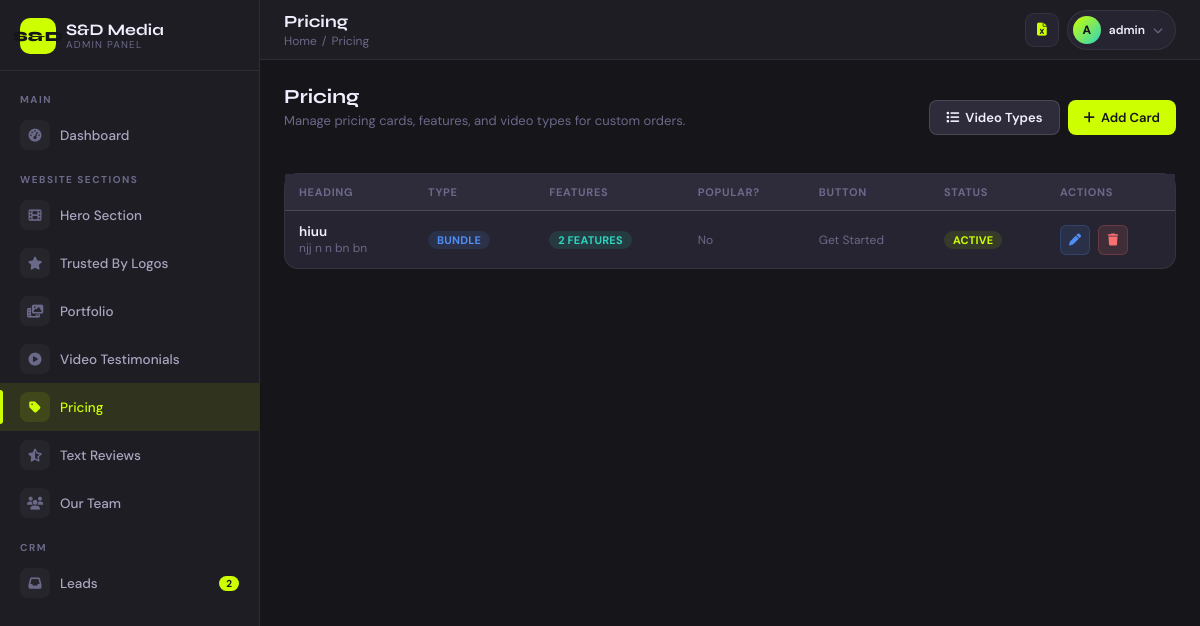
Screenshot of /cadmin/pricing/ (signed in) with the database file from the repository.
### core/models.py (models this page shows, shortened)
class PricingCard(models.Model):
    card_type = models.CharField(max_length=20, choices=CARD_TYPE_CHOICES, unique=True)
    heading = models.CharField(max_length=200)
    subheading = models.CharField(max_length=200, blank=True)
    button_label = models.CharField(max_length=50, default='Get Started')
    is_most_popular = models.BooleanField(default=False)
    is_active = models.BooleanField(default=True)
    order = models.PositiveIntegerField(default=0)
    class Meta:
        verbose_name = "Pricing Card"
        verbose_name_plural = "Pricing Cards"
        ordering = ['order']

### core/cadmin_views.py (the view)
# urls.py: path('pricing/',               v.pricing_list,   name='pricing_list'),
@cadmin_required
def pricing_list(request): return _list_view(request, PricingCard, 'custom_admin/pricing_list.html')

### core/cadmin_views.py (called while the page is built)
def is_staff(user):
    return user.is_authenticated and (user.is_staff or user.is_superuser)

def _base_ctx():
    return {'lead_count': Lead.objects.count()}

def _list_view(request, model, template, extra=None):
    qs = model.objects.all()
    paginator = Paginator(qs, 20)
    page = paginator.get_page(request.GET.get('page', 1))
    ctx = {**_base_ctx(), 'objects': page.object_list, 'page_obj': page, 'is_paginated': page.has_other_pages()}
    if extra: ctx.update(extra)
    return render(request, template, ctx)

### templates/custom_admin/pricing_list.html (shortened to what this page needs)
{% extends "custom_admin/base.html" %}
{% block page_title %}Pricing{% endblock %}
{% block breadcrumb %}<span class="sep">/</span> Pricing{% endblock %}
{% block content %}
<div style="display:flex;align-items:center;justify-content:space-between;margin-bottom:22px">
  <div><h2 class="section-title">Pricing</h2><p class="section-sub">Manage pricing cards, features, and video types for custom orders.</p></div>
  <div class="flex gap-2">
    <a href="{% url 'cadmin:video_type_list' %}" class="btn btn-secondary"><i class="fa-solid fa-list"></i> Video Types</a>
    <a href="{% url 'cadmin:pricing_add' %}" class="btn btn-primary"><i class="fa-solid fa-plus"></i> Add Card</a>
  </div>
</div>
<div class="card" style="padding:0;margin-bottom:24px">
{% if objects %}
<div class="table-wrap"><table>
  <thead><tr><th>Heading</th><th>Type</th><th>Features</th><th>Popular?</th><th>Button</th><th>Status</th><th>Actions</th></tr></thead>
  <tbody>
  {% for obj in objects %}
  <tr>
    <td><div style="font-weight:600">{{ obj.heading }}</div><div class="text-muted">{{ obj.subheading|truncatechars:40 }}</div></td>
    <td>
      {% if obj.card_type == 'bundle' %}<span class="badge badge-blue">Bundle</span>
      {% elif obj.card_type == 'custom' %}<span class="badge badge-green">Custom</span>
      {% else %}<span class="badge badge-purple">Dedicated</span>{% endif %}
    </td>
    <td><span class="badge badge-teal">{{ obj.features.count }} features</span></td>
    <td>{% if obj.is_most_popular %}<span class="badge badge-orange"><i class="fa-solid fa-star"></i> Yes</span>{% else %}<span class="text-muted">No</span>{% endif %}</td>
    <td class="text-muted">{{ obj.button_label }}</td>
    <td>{% if obj.is_active %}<span class="badge badge-green">Active</span>{% else %}<span class="badge" style="background:var(--bg3);color:var(--text3)">Off</span>{% endif %}</td>
    <td><div class="flex gap-2">
      <a href="{% url 'cadmin:pricing_edit' obj.pk %}" class="btn btn-blue btn-sm btn-icon"><i class="fa-solid fa-pen"></i></a>
      <button onclick="confirmDelete('{% url 'cadmin:pricing_delete' obj.pk %}','{{ obj.heading|escapejs }}')" class="btn btn-danger btn-sm btn-icon"><i class="fa-solid fa-trash"></i></button>
    </div></td>
  </tr>
  {% endfor %}
  </tbody>
</table></div>
{% else %}
<div class="empty-state"><div class="empty-icon"><i class="fa-solid fa-tag"></i></div><h3>No pricing cards</h3><a href="{% url 'cadmin:pricing_add' %}" class="btn btn-primary mt-2"><i class="fa-solid fa-plus"></i> Add Card</a></div>
{% endif %}
</div>
{% endblock %}

### templates/custom_admin/base.html (shortened to what this page needs)
<!DOCTYPE html>
<html lang="en">
<head>
  <link rel="stylesheet" href="https://cdnjs.cloudflare.com/ajax/libs/font-awesome/6.5.0/css/all.min.css"/>
</head>
<body>
<aside class="sidebar" id="sidebar">
  <div class="sidebar-logo">
    <div class="logo-icon">S&D</div>
    <div>
      <div class="logo-text">S&D Media</div>
      <div class="logo-sub">Admin Panel</div>
    </div>
  </div>
  <div class="sidebar-scroll">
    <div class="nav-label">Main</div>
    <a href="{% url 'cadmin:dashboard' %}" class="nav-item {% if request.resolver_match.url_name == 'dashboard' %}active{% endif %}">
      <span class="nav-icon"><i class="fa-solid fa-gauge-high"></i></span>Dashboard
    </a>
    <div class="nav-label">Website Sections</div>
    <a href="{% url 'cadmin:hero_list' %}" class="nav-item {% if 'hero' in request.resolver_match.url_name %}active{% endif %}">
      <span class="nav-icon"><i class="fa-solid fa-film"></i></span>Hero Section
    </a>
    <a href="{% url 'cadmin:logo_list' %}" class="nav-item {% if 'logo' in request.resolver_match.url_name %}active{% endif %}">
      <span class="nav-icon"><i class="fa-solid fa-star"></i></span>Trusted By Logos
    </a>
    <a href="{% url 'cadmin:portfolio_category_list' %}" class="nav-item {% if 'portfolio' in request.resolver_match.url_name %}active{% endif %}">
      <span class="nav-icon"><i class="fa-solid fa-photo-film"></i></span>Portfolio
    </a>
    <a href="{% url 'cadmin:video_testimonial_list' %}" class="nav-item {% if 'video_testimonial' in request.resolver_match.url_name %}active{% endif %}">
      <span class="nav-icon"><i class="fa-solid fa-circle-play"></i></span>Video Testimonials
    </a>
    <a href="{% url 'cadmin:pricing_list' %}" class="nav-item {% if 'pricing' in request.resolver_match.url_name or 'video_type' in request.resolver_match.url_name %}active{% endif %}">
      <span class="nav-icon"><i class="fa-solid fa-tag"></i></span>Pricing
    </a>
    <a href="{% url 'cadmin:review_list' %}" class="nav-item {% if 'review' in request.resolver_match.url_name %}active{% endif %}">
      <span class="nav-icon"><i class="fa-solid fa-star-half-stroke"></i></span>Text Reviews
    </a>
    <a href="{% url 'cadmin:team_list' %}" class="nav-item {% if 'team' in request.resolver_match.url_name %}active{% endif %}">
      <span class="nav-icon"><i class="fa-solid fa-users"></i></span>Our Team
    </a>
    <div class="nav-label">CRM</div>
    <a href="{% url 'cadmin:lead_list' %}" class="nav-item {% if 'lead' in request.resolver_match.url_name %}active{% endif %}">
      <span class="nav-icon"><i class="fa-solid fa-inbox"></i></span>
      Leads
      {% if lead_count %}<span class="nav-badge">{{ lead_count }}</span>{% endif %}
    </a>
  </div>
</aside>
<div class="main-wrap">
  <header class="topbar">
    <div class="topbar-left">
      <div>
        <div class="page-title">{% block page_title %}Dashboard{% endblock %}</div>
        <div class="breadcrumb">
          <a href="{% url 'cadmin:dashboard' %}">Home</a>
          {% block breadcrumb %}{% endblock %}
        </div>
      </div>
    </div>
    <div class="topbar-right">
      <a href="{% url 'export-leads' %}" class="icon-btn" title="Export Leads to Excel">
        <i class="fa-solid fa-file-excel" style="color:var(--green)"></i>
      </a>
      <div class="user-menu">
        <div class="user-btn" onclick="toggleDropdown()" id="user-btn">
          <div class="user-avatar">{{ request.user.username|slice:":1"|upper }}</div>
          <span class="user-name-top">{{ request.user.username }}</span>
          <i class="fa-solid fa-chevron-down user-chevron" id="chevron"></i>
        </div>
      </div>
    </div>
  </header>
  <main class="content">{% block content %}{% endblock %}</main>
</div>
</body>
</html>

### rows the page displays
PricingCard: heading "hiuu", subheading "njj n n bn bn", card_type "BUNDLE", features.count "2", is_most_popular "No", button_label "Get Started", is_active "ACTIVE"

### other values shown
{{ lead_count }} "2"
{{ request.user.username|slice:":1"|upper }} "A"
{{ request.user.username }} "admin"
